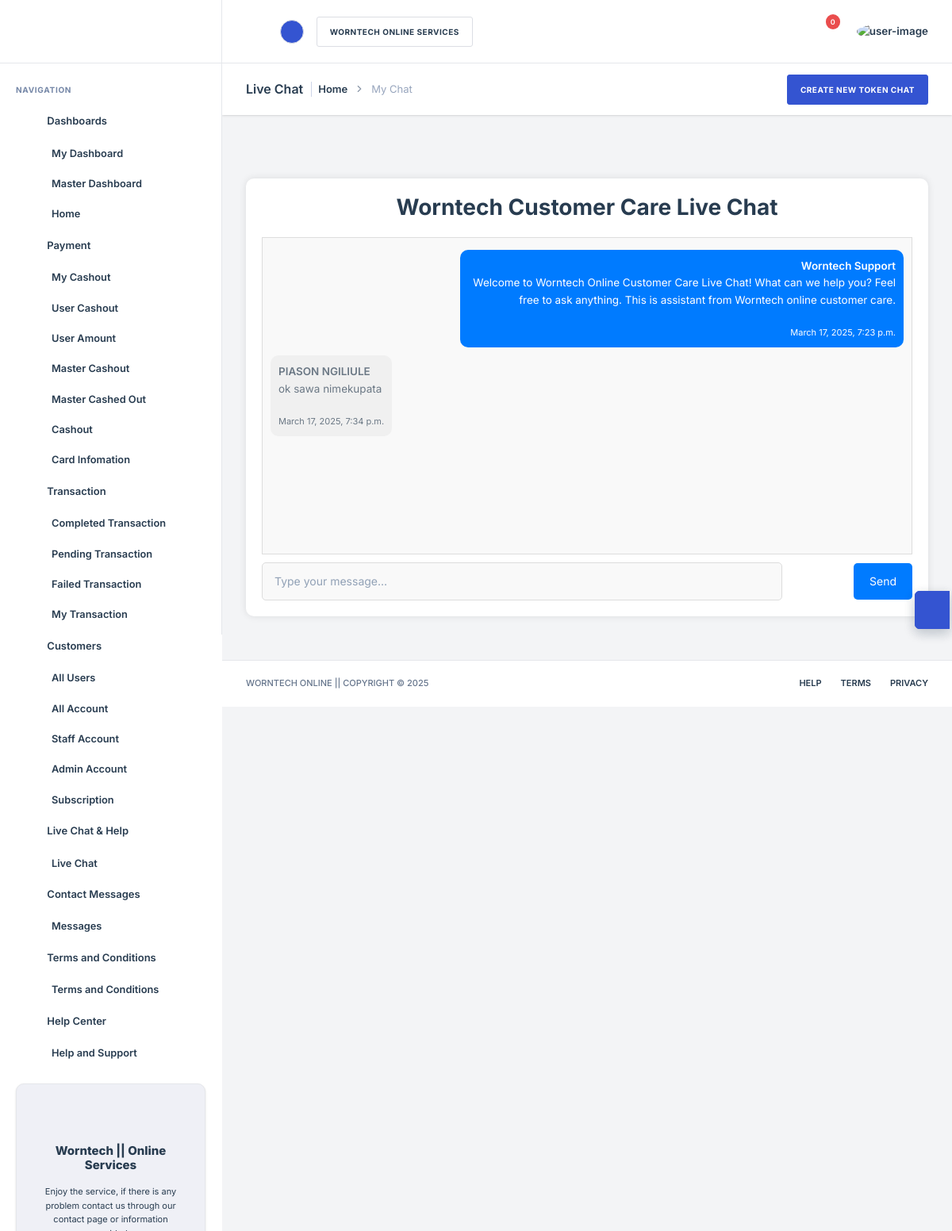
The page /chat/chat/4b42b182252e/ (signed in) on the database its author committed.
### chat/models.py (models this page shows, shortened)
class Message(models.Model):
    room = models.ForeignKey(ChatRoom, on_delete=models.CASCADE, related_name="messages")
    sender = models.ForeignKey(settings.AUTH_USER_MODEL, on_delete=models.CASCADE)
    content = models.TextField()
    timestamp = models.DateTimeField(auto_now_add=True)

### web/models.py (models this page shows, shortened)
class MyUser(AbstractBaseUser):
    email=models.EmailField(verbose_name="email", max_length=100, unique=True)
    first_name=models.CharField(verbose_name="first name", max_length=100, unique=False)
    username=models.CharField(verbose_name="user name", max_length=100, unique=True)
    last_name=models.CharField(verbose_name="last name", max_length=100, unique=False)
    date_joined=models.DateTimeField(verbose_name="date joined", auto_now_add=True)
    last_login=models.DateTimeField(verbose_name="last login", auto_now=True)
    is_admin=models.BooleanField(default=False)
    is_active=models.BooleanField(default=True)
    is_staff=models.BooleanField(default=False)
    is_superuser=models.BooleanField(default=False)
    hide_email = models.BooleanField(default=True)
    USERNAME_FIELD="email"
    REQUIRED_FIELDS=['username']
    objects=MyUserManager()

### chat/views.py (the view)
# urls.py: path("chat/<str:unique_code>/", views.chat_room, name="chat_room"),  # ✅ Use unique_code
@login_required(login_url='signin')
def chat_room(request, unique_code):
    notification = Notification.objects.filter(user=request.user).order_by('-id')
    notificationcount = Notification.objects.filter(user=request.user, viewed=False).count()
    room = get_object_or_404(ChatRoom, unique_code=unique_code)
    messages = Message.objects.filter(room=room).order_by('timestamp')
    context = {
        'notification': notification,
        'notificationcount': notificationcount,
        "unique_code": unique_code,
        "messages": messages,
    }
    return render(request, "chat/chat_room.html", context)

### chat/templates/chat/chat_room.html (shortened to what this page needs)
{% extends 'web/base1.html' %}
{% load static %}
{% block content %}
<!DOCTYPE html><html lang="zxx"><head>
    <link rel="stylesheet" type="text/css" href="{% static 'dash/css/bootstrap.min.css' %}">
    <link rel="stylesheet" type="text/css" href="{% static 'dash/css/vendors.min.css' %}">
    <link rel="stylesheet" type="text/css" href="{% static 'dash/css/daterangepicker.min.css' %}">
    <link rel="stylesheet" type="text/css" href="{% static 'dash/css/theme.min.css' %}">
</head>
<body>
    <main class="nxl-container">
        <div class="nxl-content">
            <div class="page-header">
                <div class="page-header-left d-flex align-items-center">
                    <div class="page-header-title">
                        <h5 class="m-b-10">Live Chat</h5>
                    </div>
                    <ul class="breadcrumb">
                        <li class="breadcrumb-item"><a href="{% url 'home' %}">Home</a></li>
                        <li class="breadcrumb-item">My Chat</li>
                    </ul>
                </div>
                <div class="page-header-right ms-auto">
                    <div class="page-header-right-items">
                        <div class="d-flex align-items-center gap-2 page-header-right-items-wrapper">
                            <div class="d-flex align-items-center gap-2 page-header-right-items-wrapper">
                                <div class="dropdown filter-dropdown">
                                    <a href="{% url 'room_selection' %}" class="btn btn-primary">
                                        <span>Create New Token Chat</span>
                                    </a>
                                </div>
                            </div>
                        </div>
                    </div>
                </div>
            </div>
            <div class="main-content">
                <div class="row">
                    <div class="col-lg-12">
                                <div class="chat-container">
                                    <div class="header">
                                        <h2>Worntech Customer Care Live Chat</h2>
                                    </div>
                                    <div id="chat-box" class="chat-box">
                                        {% for message in messages %}
                                            <div class="message {% if message.sender.username == request.user.username %} self {% else %} other {% endif %}">
                                                <strong>{{ message.sender.first_name }} {{ message.sender.last_name }}</strong><br>
                                                {{ message.content }} <br><br>
                                                <div class="message1">{{ message.timestamp }}</div>
                                            </div>
                                        {% endfor %}
                                    </div>
                                    <div class="input-area">
                                        <input type="text" id="message-input" placeholder="Type your message...">
                                        <button id="send-btn">Send</button>
                                    </div>
                                </div>
                    </div>
                </div>
            </div>
        </div>
    </main>
    <div class="theme-customizer">
        <div class="customizer-handle">
            <a href="javascript:void(0);" class="cutomizer-open-trigger bg-primary">
            </a>
        </div>
    </div>
</body></html>
{% endblock %}

### rows shown on the page
Message: sender.first_name "Worntech", sender.last_name "Support", content "Welcome to Worntech Online Customer Care Live Chat! What can we help you? Feel free to ask anything. This is assistant from Worntech online customer care.", timestamp "March 17, 2025, 7:23 p.m."
Message: sender.first_name "PIASON", sender.last_name "NGILIULE", content "ok sawa nimekupata", timestamp "March 17, 2025, 7:34 p.m."

### other values the page prints
{{ notificationcount }} "0"
